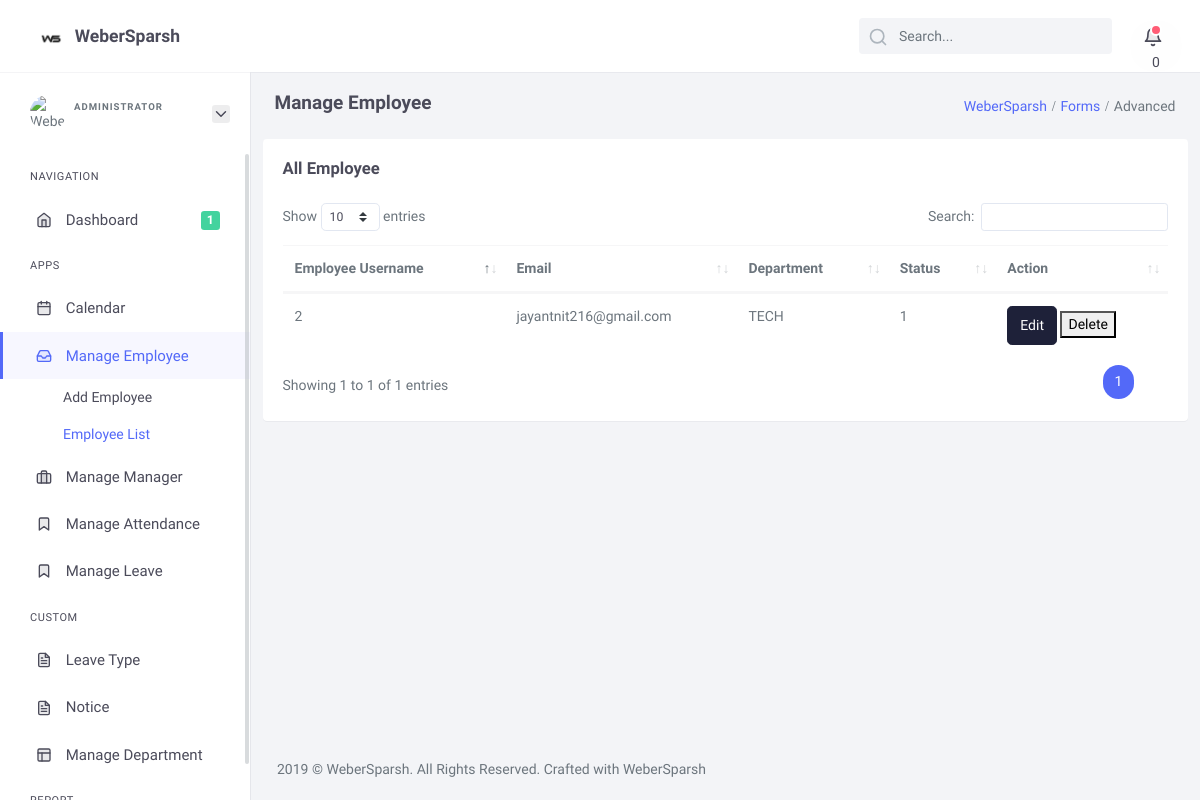
The app's page /adminpanel/employees (signed in), older data.
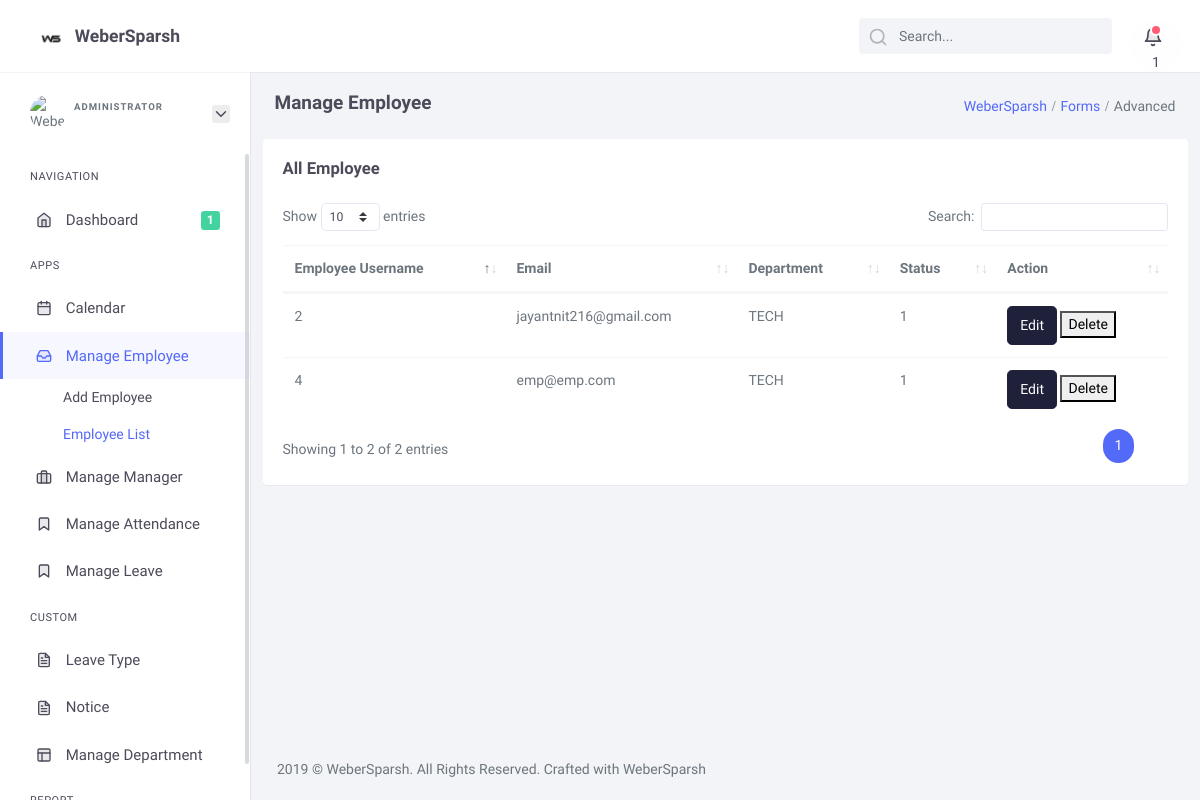
The same page, newer data.
### adminpanel/models.py (models this page shows, shortened)
class User(AbstractUser):
    roles = models.ForeignKey(Role,on_delete=models.CASCADE,null=True)
    email = models.EmailField(max_length=254)
    department = models.ForeignKey(Department, on_delete=models.CASCADE,null=True)
    manager = models.ForeignKey('self', on_delete=models.CASCADE,null=True)
    idno = models.CharField(max_length=11)
    name = models.CharField(max_length=255)
    status = models.IntegerField(choices=STATUS, default=1)
    passwordbkp = models.CharField(max_length=255)
    avatar = models.ImageField(upload_to = "media/")
    phone = models.CharField(max_length=255)
    birthday = models.CharField(max_length=255)
    updated_on = models.DateTimeField(auto_now= True)
    created_on = models.DateTimeField(auto_now_add=True)

class Department(models.Model):
    name = models.CharField(max_length=11)
    status = models.IntegerField(choices=STATUS, default=1)
    updated_on = models.DateTimeField(auto_now= True)
    created_on = models.DateTimeField(auto_now_add=True)

### adminpanel/views.py (the view)
# urls.py: path('employees',views.employeeList,name = 'adminemployees'),
@admin_required
def employeeList(request):
    role = Role.objects.get(role='EMPLOYEE')
    employees = User.objects.filter(roles=role)
    return render(request, 'adminpanel/employeelist.html', {'employees': employees})

### adminpanel/views.py (called while the page is built)
def notification_context(request):
    notifications = EmployeeNotice.objects.filter(status= 1)
    return { 'notifications': {
                    'object_list': notifications,
                    'count': notifications.count(),
                }
            }

### template/adminpanel/employeelist.html (shortened to what this page needs)
{% extends 'adminpanel/layout.html' %}
{% block content %}
            <div class="content-page">
                <div class="content">
                    <div class="container-fluid">
                        <div class="row page-title">
                            <div class="col-md-12">
                                <nav aria-label="breadcrumb" class="float-right mt-1">
                                    <ol class="breadcrumb">
                                        <li class="breadcrumb-item"><a href="#">WeberSparsh</a></li>
                                        <li class="breadcrumb-item"><a href="#">Forms</a></li>
                                        <li class="breadcrumb-item active" aria-current="page">Advanced</li>
                                    </ol>
                                </nav>
                                <h4 class="mb-1 mt-0">Manage Employee</h4>
                            </div>
                        </div>
                    </div>
                    <div class="row">
                        <div class="col-12">
                            <div class="card">
                                <div class="card-body">
                                    <h4 class="header-title mt-0 mb-1">All Employee</h4>
                                    <table id="selection-datatable" class="table dt-responsive nowrap" width="100%">
                                        <thead>
                                            <tr>
                                                <th>Employee Username </th>
                                                <th>Email</th>
                                                <th>Department</th>
                                                <th>Status</th>
                                                <th>Action</th>
                                            </tr>
                                        </thead>
                                        <tbody>
                                            {% for employee in employees %}
                                                <tr>
                                                    <td>{{employee.id}}</td>
                                                    <td>{{employee.email}}</td>
                                                    <td>{{employee.department.name}}</td>
                                                    <td>{{employee.status}}</td>
                                                    <td>
                                                        <button type="button" data-url="{% url 'adminemployeeupdate' employee.id %}" class="btn btn-secondary edit_leavetype" data-toggle="modal" data-target="#bs-example-modal-xl">Edit</button>
                                                        <button>Delete</button>
                                                    </td>
                                                </tr>
                                            {% endfor %}
                                        </tbody>
                                    </table>
                                </div>
                            </div>
                        </div>
                    </div>
                </div>
{% endblock  %}

Row changes from the older to the newer data that the page shows:
added User: id "4", email "emp@emp.com", department.name "TECH", status "1"
Text that changed along with them:
{{ notifications.count }}: "0" → "1"
text written by a page script: "Show entries Search: Showing 1 to 1 of 1 entries 1" → "Show entries Search: Showing 1 to 2 of 2 entries 1"
